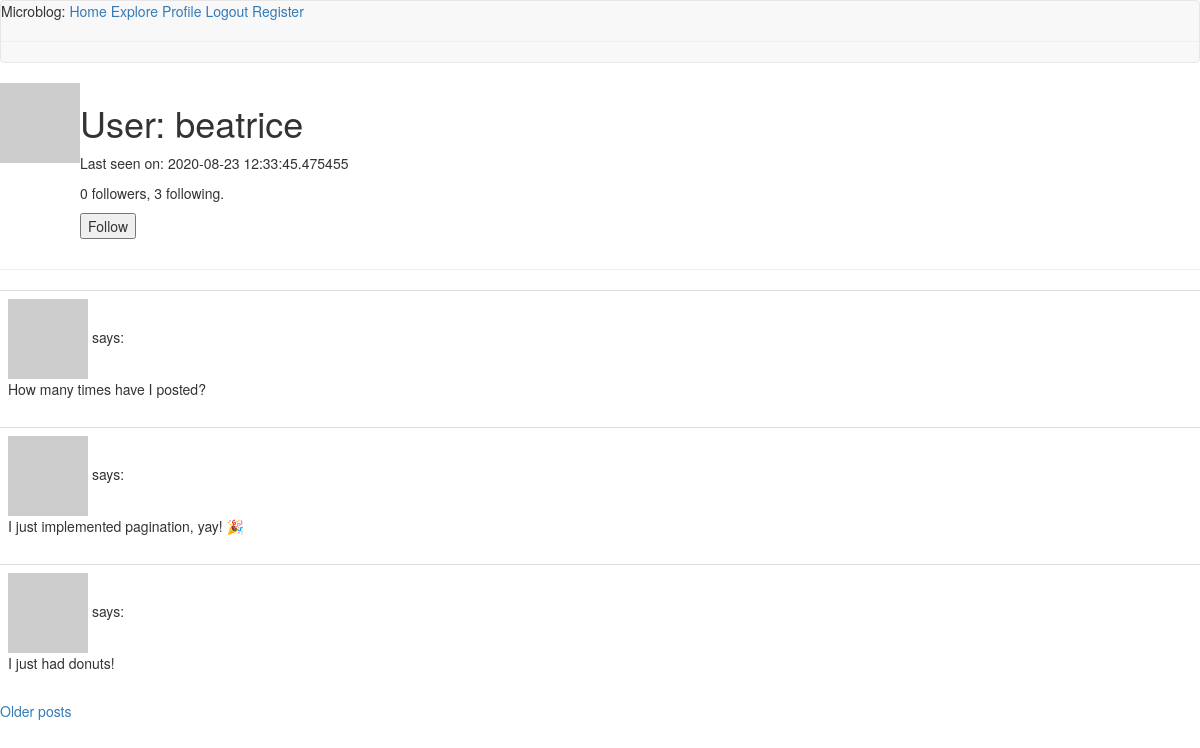
Screenshot of /user/beatrice (signed in) with the database file from the repository.
### app/models.py (models this page shows, shortened)
class User(UserMixin, db.Model):
    id = db.Column(db.Integer, primary_key=True)
    username = db.Column(db.String(64), index=True, unique=True)
    email = db.Column(db.String(120), index=True, unique=True)
    password_hash = db.Column(db.String(128))
    posts = db.relationship('Post', backref='author', lazy='dynamic')
    about_me = db.Column(db.String(140))
    last_seen = db.Column(db.DateTime, default=datetime.utcnow)
    followed = db.relationship(
        'User', secondary=followers,
        primaryjoin=(followers.c.follower_id == id),
        secondaryjoin=(followers.c.followed_id == id),
        backref=db.backref('followers', lazy='dynamic'), lazy='dynamic')
    def avatar(self, size):
        digest = md5(self.email.lower().encode('utf-8')).hexdigest()
        return 'https://www.gravatar.com/avatar/{}?d=identicon&s={}'.format(
            digest, size)
    def is_following(self, user):
          return self.followed.filter(
						followers.c.followed_id == user.id).count() > 0

class Post(db.Model):
    id = db.Column(db.Integer, primary_key=True)
    body = db.Column(db.String(140))
    timestamp = db.Column(db.DateTime, index=True, default=datetime.utcnow)
    user_id = db.Column(db.Integer, db.ForeignKey('user.id'))

### app/routes.py (the view)
@app.route('/user/<username>')
@login_required
def user(username):
    user = User.query.filter_by(username=username).first_or_404()
    page = request.args.get('page', 1, type=int)
    posts = user.posts.order_by(Post.timestamp.desc()).paginate(page, app.config['POSTS_PER_PAGE'], False)
    next_url = url_for('user', username=user.username, page=posts.next_num) if posts.has_next else None
    prev_url = url_for('user', username=user.username, page=posts.prev_num) if posts.has_prev else None
    form = EmptyForm()
    return render_template('user.html', user=user, posts=posts.items, next_url=next_url, prev_url=prev_url, form=form)

### app/forms.py
class EmptyForm(FlaskForm):
    submit = SubmitField('Submit')

### app/models.py (called while the page is built)
@login.user_loader
def load_user(id):
    return User.query.get(int(id))

### app/routes.py (called while the page is built)
@app.before_request
def before_request():
    if current_user.is_authenticated:
        current_user.last_seen = datetime.utcnow()
        db.session.commit()

### app/templates/user.html (shortened to what this page needs)
{% extends "base.html" %} {% block content %}
<table>
  <tr valign="top">
    <td><img src="{{ user.avatar(128) }}" /></td>
    <td>
      <h1>User: {{ user.username }}</h1>
        {% if user.last_seen %}<p>Last seen on: {{ user.last_seen }}</p>{% endif %}
        <p>{{ user.followers.count() }} followers, {{ user.followed.count() }} following.</p>
        {% if user == current_user %}
        <p><a href="{{ url_for('edit_profile') }}">Edit your profile</a></p>
        {% elif not current_user.is_following(user) %}
        <p>
            <form action="{{ url_for('follow', username=user.username) }}" method="post">
                {{ form.submit(value='Follow') }}
            </form>
        </p>
        {% endif %}
    </td>
  </tr>
</table>
<hr />
{% for post in posts %} {% include '_post.html' %} {% endfor %}
{% if next_url %}
<a href="{{ next_url }}">Older posts</a>
{% endif %}
{% endblock %}

### app/templates/_post.html
<table class="table table-hover">
  <tr>
    <td width="70px">
      <a href="{{ url_for('user', username=post.author.username) }}">
        <img src="{{ post.author.avatar(36) }}" />
      </a>
      says:
      <br />
      {{ post.body }}
    </td>
  </tr>
</table>

### rows the page displays
User: username "beatrice", last_seen "2020-08-23 12:33:45.475455"
Post: body "How many times have I posted?"
Post: body "I just implemented pagination, yay! 🎉"
Post: body "I just had donuts!"

### other values shown
{{ user.followers.count() }} "0"
{{ user.followed.count() }} "3"
